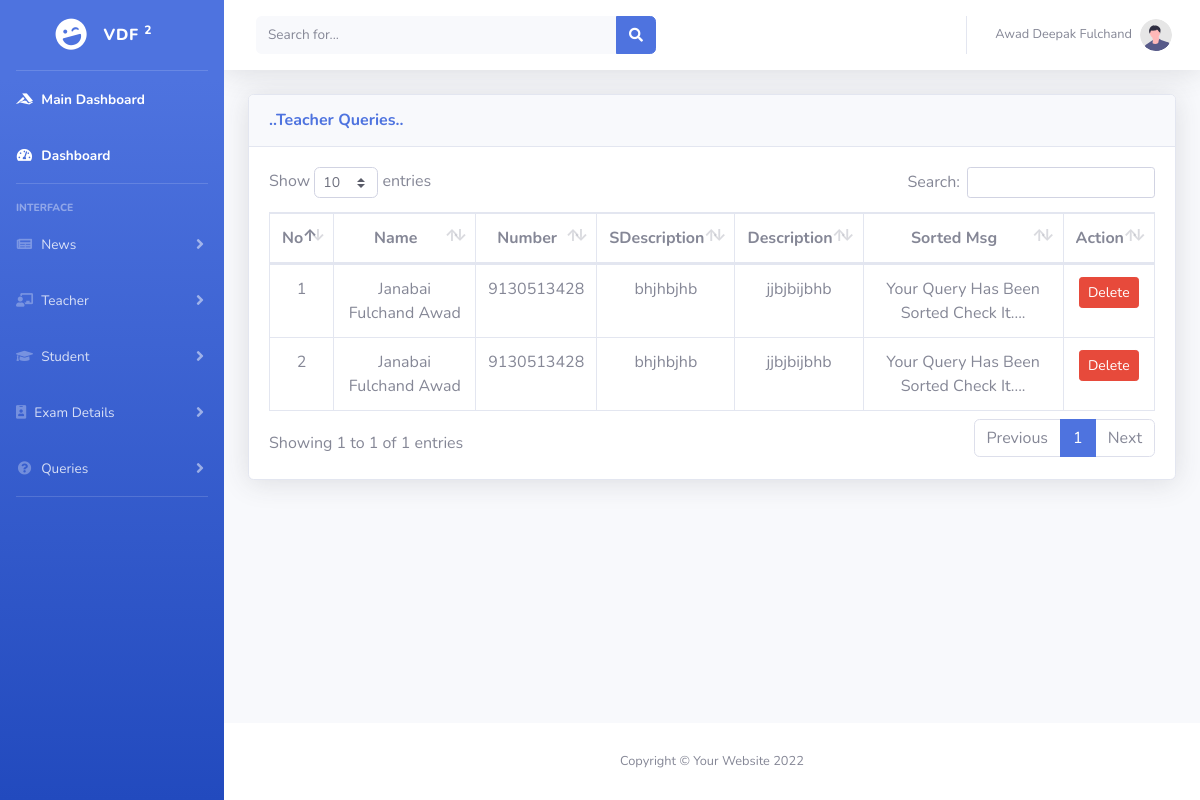
The app's page /Main/User/Admin/ComputerEngineering/teachersortedqueries.php (signed in) with its own data.
### tables this page shows
CREATE TABLE `replyteacher` (
  `Reply_Id1` int(255) NOT NULL,
  `Reply_Name1` varchar(50) NOT NULL,
  `Reply_Number1` bigint(11) NOT NULL,
  `Reply_Dept1` varchar(50) NOT NULL,
  `Reply_Sub1` varchar(50) NOT NULL,
  `Reply_Content1` varchar(1000) NOT NULL,
  `Reply_msg1` varchar(60) NOT NULL
);

### Main/User/Admin/ComputerEngineering/teachersortedqueries.php (the view, shortened to what this page needs)
<?php
   $number=$_SESSION['Admin_Number'];
      $password=$_SESSION['Admin_Password'];
      if ($_SESSION['Admin_Number'] AND $_SESSION['Admin_Password'] )
      {
      $user ='root';
     $pass = '';
      $db = 'seminar';
     $db = new mysqli('localhost',$user,$pass,$db) or die("unable to connect");
     $sql="SELECT * FROM admin WHERE Admin_Number='".$number."' AND Admin_Password ='".$password."'";
     $result=(mysqli_query($db,$sql));
     $data=mysqli_fetch_assoc($result);
     }else
     {
        header("location:../AdminLogin.php");
     }
    ?>
<!DOCTYPE html>
<html lang="en">
<head>
    <link href="../../../Files/vendor/fontawesome-free/css/all.min.css" rel="stylesheet" type="text/css">
    <link href="../../../Files/css/sb-admin-2.min.css" rel="stylesheet">
    <link href="../../Files/vendor/datatables/dataTables.bootstrap4.min.css" rel="stylesheet">
</head>
<body id="page-top">
    <div id="wrapper">
        <ul class="navbar-nav bg-gradient-primary sidebar sidebar-dark accordion" id="accordionSidebar">
            <a class="sidebar-brand d-flex align-items-center justify-content-center" href="index.html">
                <div class="sidebar-brand-icon rotate-n-15">
                    <i class="fas fa-laugh-wink"></i>
                </div>
                <div class="sidebar-brand-text mx-3">Vdf <sup>2</sup></div>
            </a>
            <hr class="sidebar-divider my-0">
            <li class="nav-item active">
                <a class="nav-link" href="../TeacherMain.php">
                    <i class="fab fa-fw fa-accusoft"></i>
                    <span>Main Dashboard</span></a>
            </li>
            <li class="nav-item active">
                <a class="nav-link" href="ComputerEngineering.php">
                    <i class="fas fa-fw fa-tachometer-alt"></i>
                    <span>Dashboard</span></a>
            </li>
            <hr class="sidebar-divider">
            <div class="sidebar-heading">
                Interface
            </div>
            <li class="nav-item">
                <a class="nav-link collapsed" href="#" data-toggle="collapse" data-target="#collapseOne"
                    aria-expanded="true" aria-controls="collapseUtilities">
                    <i class="fas fa-fw fa-newspaper"></i>
                    <span>News</span>
                </a>
            </li>
            <li class="nav-item">
                <a class="nav-link collapsed" href="#" data-toggle="collapse" data-target="#collapseTwo"
                    aria-expanded="true" aria-controls="collapseUtilities">
                    <i class="fas fa-fw fa-chalkboard-teacher"></i>
                    <span>Teacher</span>
                </a>
            </li>
            <li class="nav-item">
                <a class="nav-link collapsed" href="#" data-toggle="collapse" data-target="#collapseThree"
                    aria-expanded="true" aria-controls="collapseUtilities">
                    <i class="fas fa-fw fa-graduation-cap"></i>
                    <span>Student</span>
                </a>
            </li>
            <li class="nav-item">
                <a class="nav-link collapsed" href="#" data-toggle="collapse" data-target="#collapseFour"
                    aria-expanded="true" aria-controls="collapseUtilities">
                    <i class="fa fa-id-badge"></i>
                    <span>Exam Details</span>
                </a>
            </li>
            <li class="nav-item">
                <a class="nav-link collapsed" href="#" data-toggle="collapse" data-target="#collapseFive"
                    aria-expanded="true" aria-controls="collapseUtilities">
                    <i class="fas fa-fw fa-question-circle"></i>
                    <span>Queries</span>
                </a>
            </li>
           <hr class="sidebar-divider d-none d-md-block">
        </ul>
        <div id="content-wrapper" class="d-flex flex-column">
            <div id="content">
                <nav class="navbar navbar-expand navbar-light bg-white topbar mb-4 static-top shadow">
                    <form
                        class="d-none d-sm-inline-block form-inline mr-auto ml-md-3 my-2 my-md-0 mw-100 navbar-search">
                        <div class="input-group">
                            <input type="text" class="form-control bg-light border-0 small" placeholder="Search for..."
                                aria-label="Search" aria-describedby="basic-addon2">
                            <div class="input-group-append">
                                <button class="btn btn-primary" type="button">
                                    <i class="fas fa-search fa-sm"></i>
                                </button>
                            </div>
                        </div>
                    </form>
                    <ul class="navbar-nav ml-auto">
                        <li class="nav-item dropdown no-arrow">
                            <a class="nav-link dropdown-toggle" href="#" id="userDropdown" role="button"
                                data-toggle="dropdown" aria-haspopup="true" aria-expanded="false">
                                <span class="mr-2 d-none d-lg-inline text-gray-600 small"><?php echo $data['Admin_Name'];?></span>
                                <img class="img-profile rounded-circle"
                                    src="../../../Files/img/undraw_profile.svg">
                            </a>
                        </li>
                    </ul>
                </nav>
                <div class="container-fluid">
                            <div class="card shadow mb-4">
                        <div class="card-header py-3">
                            <h6 class="m-0 font-weight-bold text-primary">..Teacher Queries..</h6>
                        </div>
                        <div class="card-body">
                            <div class="table-responsive">
                                <table class="table table-bordered" id="dataTable" width="100%" cellspacing="0" style="text-align: center;">
                                    <thead >
                                        <tr>
                                            <th>No</th>
                                            <th>Name</th>
                                            <th>Number</th>
                                            <th>SDescription</th>
                                            <th>Description</th>
                                            <th>Sorted Msg</th>
                                            <th>Action</th>
                                        </tr>
                                    </thead>
                                    <?php
                         $user ='root';
                         $pass = '';
                          $db = 'seminar';
                          $c =1;
                        $db = new mysqli('localhost',$user,$pass,$db) or die("unable to connect");
                        $sql="SELECT * FROM replyteacher WHERE Reply_Dept1='ComputerEngineering'";
                        $result=(mysqli_query($db,$sql));
                        while($data=mysqli_fetch_assoc($result))
                        {
                            ?>
                                    <tbody>
                                        <tr>
                                             <td><?php echo $c++;?></td>
                                            <td><?php echo $data['Reply_Name1'];?></td>
                                            <td><?php echo $data['Reply_Number1'];?></td>
                                            <td><?php echo $data['Reply_Sub1'];?></td>
                                            <td><?php echo $data['Reply_Content1'];?></td>
                                             <td><?php echo $data['Reply_msg1'];?></td>
                                             <?php
                                     echo' <td>
                                           <a href="deleteteachersortedquery.php?rn='.$data["Reply_Id1"].'"><button class="btn btn-danger btn-sm">Delete</button></a></td>'
                                           ?>
                                        </tr>
                                    </tbody>
                                     <?php }?>
                                </table>
                            </div>
                        </div>
                    </div>
                   </div>
            </div>
            <footer class="sticky-footer bg-white">
                <div class="container my-auto">
                    <div class="copyright text-center my-auto">
                        <span>Copyright &copy; Your Website 2022</span>
                    </div>
                </div>
            </footer>
        </div>
    </div>
</body>
</html>

### records on screen
replyteacher: Reply_Name1 "Janabai Fulchand Awad", Reply_Number1 "9130513428", Reply_Sub1 "bhjhbjhb", Reply_Content1 "jjbjbijbhb", Reply_msg1 "Your Query Has Been Sorted Check It...."
replyteacher: Reply_Name1 "Janabai Fulchand Awad", Reply_Number1 "9130513428", Reply_Sub1 "bhjhbjhb", Reply_Content1 "jjbjbijbhb", Reply_msg1 "Your Query Has Been Sorted Check It...."

### other values on screen
$data['Admin_Name'] "Awad Deepak Fulchand"
